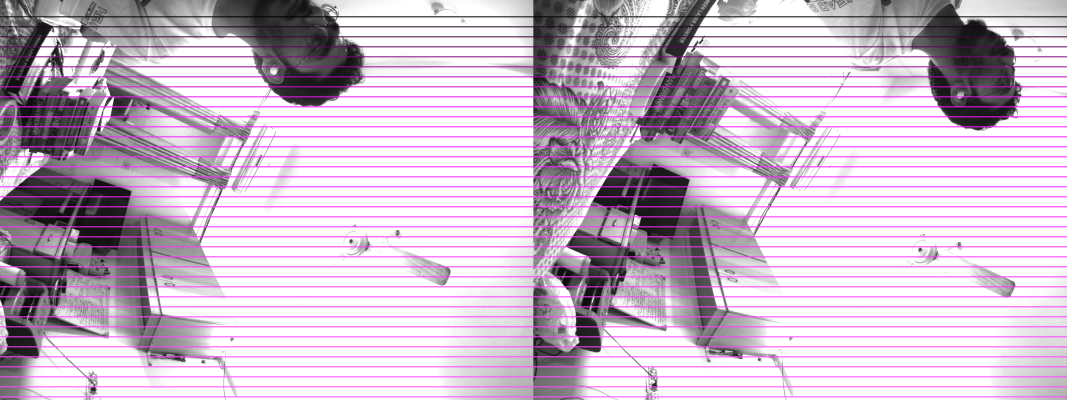
#> input picture captured/rectified/12_orig.png, 3200 x 1200 px, given in place of rectL.png, which was not available (shown at 1/3 size)
$ python point.py   (older library calls are emulated)
#> lines starting #> are read from the running program, lines starting #| are printed output that depends on the picture; pictures that were not available may be replaced by others from this repository, and a replacement may not be noted
# -*- coding: utf-8 -*-

import argparse

import cv2
import numpy as np


def calc_disparity(left_image, right_image):
    window_size = 5
    min_disp = 32
    num_disp = 112 - min_disp
    stereo = cv2.StereoSGBM_create(minDisparity = min_disp,
        numDisparities = num_disp,
        blockSize = 16,
        P1 = 8*3*window_size**2,
        P2 = 32*3*window_size**2,
        disp12MaxDiff = 1,
        uniquenessRatio = 10,
        speckleWindowSize = 100,
        speckleRange = 32
    )
    return stereo.compute(left_image, right_image).astype(np.float32) / 16.0


def remove_invalid(disp_arr, points, colors):
    mask = (
        (disp_arr > disp_arr.min()) &
        np.all(~np.isnan(points), axis=1) &
        np.all(~np.isinf(points), axis=1)
    )
    return points[mask], colors[mask]


def calc_point_cloud(image, disp, q):
    points = cv2.reprojectImageTo3D(disp, q).reshape(-1, 3)
    colors = image.reshape(-1, 3)
    return remove_invalid(disp.reshape(-1), points, colors)


def project_points(points, colors, r, t, k, dist_coeff, width, height):
    projected, _ = cv2.projectPoints(points, r, t, k, dist_coeff)
    xy = projected.reshape(-1, 2).astype(np.int)
    mask = (
        (0 <= xy[:, 0]) & (xy[:, 0] < width) &
        (0 <= xy[:, 1]) & (xy[:, 1] < height)
    )
    return xy[mask], colors[mask]


def calc_projected_image(points, colors, r, t, k, dist_coeff, width, height):
    xy, cm = project_points(points, colors, r, t, k, dist_coeff, width, height)
    image = np.zeros((height, width, 3), dtype=colors.dtype)
    image[xy[:, 1], xy[:, 0]] = cm
    return image


def rotate(arr, anglex, anglez):
    return np.array([  # rx
        [1, 0, 0],
        [0, np.cos(anglex), -np.sin(anglex)],
        [0, np.sin(anglex), np.cos(anglex)]
    ]).dot(np.array([  # rz
        [np.cos(anglez), 0, np.sin(anglez)],
        [0, 1, 0],
        [-np.sin(anglez), 0, np.cos(anglez)]
    ])).dot(arr)


def run(left_image, right_image, focal_length, tx):
    image = right_image
    height, width, _ = image.shape

    disp = calc_disparity(left_image, right_image)

    q = np.array([
        [1, 0, 0, -width/2],
        [0, 1, 0, -height/2],
        [0, 0, 0, focal_length],
        [0, 0, -1/tx, 0]
    ])
    points, colors = calc_point_cloud(image, disp, q)

    r = np.eye(3)
    t = np.array([0, 0, -100.0])
    k = np.array([
        [focal_length, 0, width/2],
        [0, focal_length, height/2],
        [0, 0, 1]
    ])
    dist_coeff = np.zeros((4, 1))

    def view(r, t):
        cv2.imshow('projected', calc_projected_image(
            points, colors, r, t, k, dist_coeff, width, height
        ))

    view(r, t)

    angles = {  # x, z
        'w': (-np.pi/6, 0),
        's': (np.pi/6, 0),
        'a': (0, np.pi/6),
        'd': (0, -np.pi/6)
    }

    while 1:
        key = cv2.waitKey(0)

        if key not in range(256):
            continue

        ch = chr(key)
        if ch in angles:
            ax, az = angles[ch]
            r = rotate(r, -ax, -az)
            t = rotate(t, ax, az)
            view(r, t)

        elif ch == '\x1b':  # esc
            cv2.destroyAllWindows()
            break


def main():
    left_image = cv2.imread("./rectL.png")
#> left_image is the input picture: shape (1200, 3200, 3); mean B, G, R 202.9, 184.7, 202.9
    right_image = cv2.imread("./rectR.png")
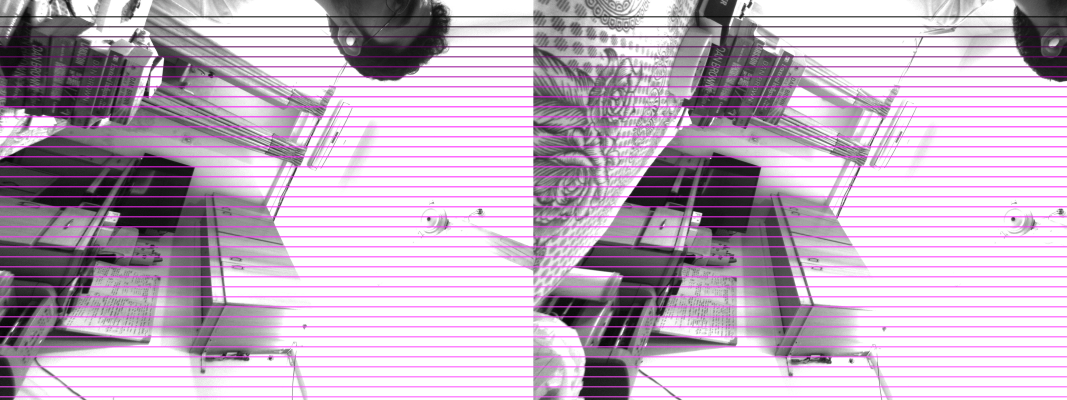
#> input picture captured/rectified/12_rect.png, 3200 x 1200 px, given in place of rectR.png, which was not available (shown at 1/3 size)
#> right_image is the input picture: shape (1200, 3200, 3); mean B, G, R 193.4, 175.3, 193.4
    f = 1600.0
    tx = 0.21

    run(left_image, right_image, f, tx)
#> in calc_disparity, `return stereo.compute(left_image, right_image).astype(np.float32) / 16.0`:
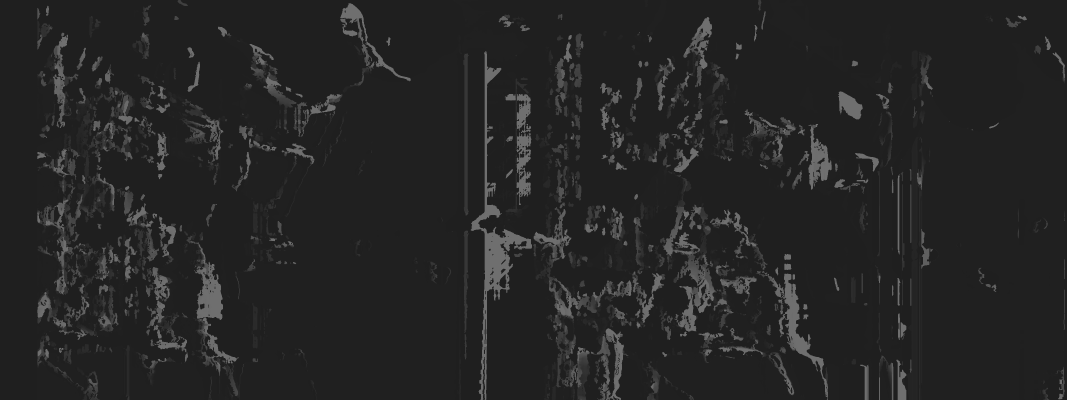
#> returned value: shape (1200, 3200) float32 (shown at 1/3 size); min 31, max 111, mean 37.1
#> in project_points, `xy = projected.reshape(-1, 2).astype(np.int)`: xy = 1720393 pairs, first value 1458 to 1751, second value 542 to 656
#> in calc_projected_image, `image[xy[:, 1], xy[:, 0]] = cm`:
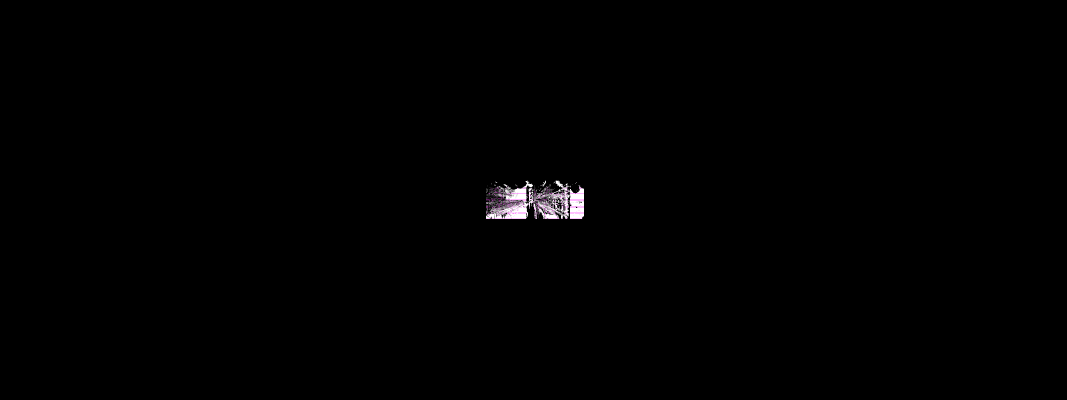
#> image: shape (1200, 3200, 3) (shown at 1/3 size); mean of channels 0, 1, 2 1.1, 1, 1.1; drawn as B, G, R
#> (key Esc is pressed here)


if __name__ == '__main__':
    main()
